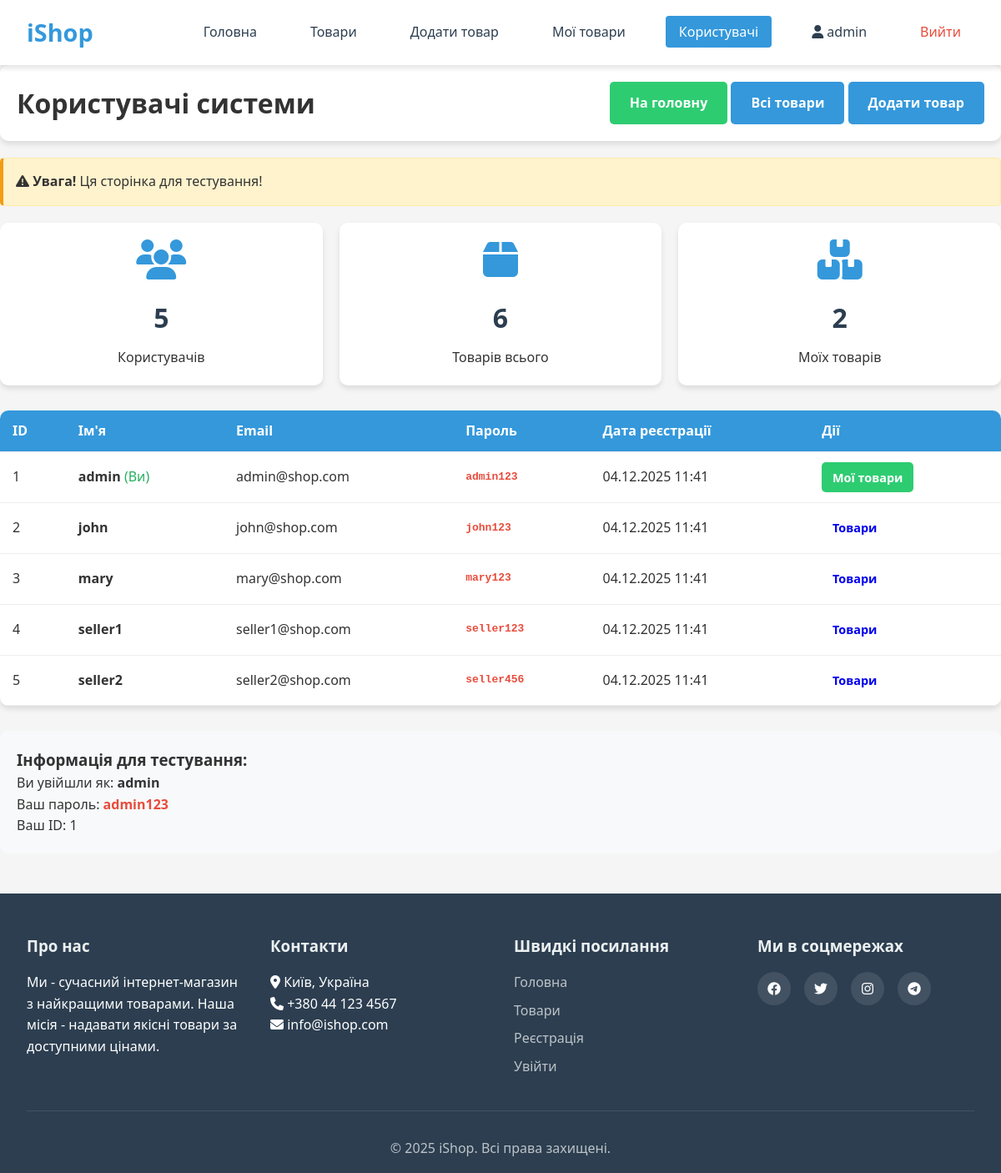
Screenshot of /view-users.php (signed in) with the database file from the repository.
### tables this page shows
CREATE TABLE users (
    id INT PRIMARY KEY AUTO_INCREMENT,
    username VARCHAR(50) UNIQUE NOT NULL,
    email VARCHAR(100) UNIQUE NOT NULL,
    password VARCHAR(100) NOT NULL,
    created_at TIMESTAMP DEFAULT CURRENT_TIMESTAMP
);

### config/database.php (called while the page is built, shortened)
<?php
function escape($data) {
    return htmlspecialchars($data, ENT_QUOTES, 'UTF-8');
}
?>

### view-users.php (the view, shortened to what this page needs)
<?php
require_once 'config/database.php';
$sql = "SELECT * FROM users ORDER BY created_at DESC";
$stmt = $pdo->prepare($sql);
$stmt->execute();
$users = $stmt->fetchAll(PDO::FETCH_ASSOC);
$stats_sql = "SELECT
    COUNT(*) as total_users,
    (SELECT COUNT(*) FROM products) as total_products,
    (SELECT COUNT(*) FROM products WHERE user_id = ?) as my_products
    FROM users";
$stats_stmt = $pdo->prepare($stats_sql);
$stats_stmt->execute([$_SESSION['user_id']]);
$stats = $stats_stmt->fetch();
?>
<!DOCTYPE html>
<html lang="uk">
<head>
    <link rel="stylesheet" href="style.css">
    <link rel="stylesheet" href="https://cdnjs.cloudflare.com/ajax/libs/font-awesome/6.4.0/css/all.min.css">
</head>
<body>
    <?php include 'includes/header.php'; ?>
    <main class="main-content">
        <div class="user-actions">
            <h1>Користувачі системи</h1>
            <div>
                <a href="index.php" class="btn btn-secondary">На головну</a>
                <a href="products.php" class="btn btn-primary">Всі товари</a>
                <?php if(isset($_SESSION['user_id'])): ?>
                    <a href="add-product.php" class="btn btn-primary">Додати товар</a>
                <?php endif; ?>
            </div>
        </div>
        <div class="warning-box">
            <i class="fas fa-exclamation-triangle"></i>
            <strong>Увага!</strong> Ця сторінка для тестування!
        </div>
        <div class="stats-cards">
            <div class="stat-card">
                <i class="fas fa-users"></i>
                <h3><?php echo $stats['total_users']; ?></h3>
                <p>Користувачів</p>
            </div>
            <div class="stat-card">
                <i class="fas fa-box"></i>
                <h3><?php echo $stats['total_products']; ?></h3>
                <p>Товарів всього</p>
            </div>
            <div class="stat-card">
                <i class="fas fa-boxes"></i>
                <h3><?php echo $stats['my_products']; ?></h3>
                <p>Моїх товарів</p>
            </div>
        </div>
        <table class="users-table">
            <thead>
                <tr>
                    <th>ID</th>
                    <th>Ім'я</th>
                    <th>Email</th>
                    <th>Пароль</th>
                    <th>Дата реєстрації</th>
                    <th>Дії</th>
                </tr>
            </thead>
            <tbody>
                <?php foreach($users as $user): ?>
                <tr>
                    <td><?php echo escape($user['id']); ?></td>
                    <td>
                        <strong><?php echo escape($user['username']); ?></strong>
                        <?php if($user['id'] == $_SESSION['user_id']): ?>
                            <span style="color: #27ae60;">(Ви)</span>
                        <?php endif; ?>
                    </td>
                    <td><?php echo escape($user['email']); ?></td>
                    <td class="password-cell"><?php echo escape($user['password']); ?></td>
                    <td><?php echo date('d.m.Y H:i', strtotime($user['created_at'])); ?></td>
                    <td>
                        <?php if($user['id'] == $_SESSION['user_id']): ?>
                            <a href="my-products.php" class="btn btn-small btn-secondary">Мої товари</a>
                        <?php else: ?>
                            <a href="products.php?user=<?php echo $user['id']; ?>" class="btn btn-small">Товари</a>
                        <?php endif; ?>
                    </td>
                </tr>
                <?php endforeach; ?>
            </tbody>
        </table>
        <div style="margin-top: 30px; padding: 20px; background: #f8f9fa; border-radius: 10px;">
            <h3>Інформація для тестування:</h3>
            <p>Ви увійшли як: <strong><?php echo escape($_SESSION['username']); ?></strong></p>
            <p>Ваш пароль: <strong style="color: #e74c3c;"><?php echo isset($_SESSION['password_debug']) ? escape($_SESSION['password_debug']) : 'Невідомо'; ?></strong></p>
            <p>Ваш ID: <?php echo escape($_SESSION['user_id']); ?></p>
        </div>
    </main>
    <?php include 'includes/footer.php'; ?>
</body>
</html>

### style.css (style rules this page uses)
:root { --primary-color: #3498db; --secondary-color: #2ecc71; --danger-color: #e74c3c; --warning-color: #f39c12; --dark-color: #2c3e50; --light-color: #ecf0f1; --gray-color: #95a5a6; --shadow: 0 4px 6px rgba(0, 0, 0, 0.1); --transition: all 0.3s ease; }
* { margin: 0; padding: 0; box-sizing: border-box; }
body { font-family: 'Segoe UI', Tahoma, Geneva, Verdana, sans-serif; line-height: 1.6; color: #333; background-color: #f5f5f5; }
.btn { display: inline-block; padding: 0.8rem 1.5rem; border-radius: 5px; text-decoration: none; font-weight: 600; cursor: pointer; border: none; transition: var(--transition); text-align: center; }
.btn-primary { background-color: var(--primary-color); color: white; }
.btn-secondary { background-color: var(--secondary-color); color: white; }
.btn-small { padding: 0.4rem 0.8rem; font-size: 0.9rem; }
.btn { transition: all 0.3s ease; }

### view-users.php (style rules this page uses)
.users-table { width: 100%; border-collapse: collapse; margin: 20px 0; background: white; border-radius: 10px; overflow: hidden; box-shadow: 0 4px 6px rgba(0,0,0,0.1); }
.users-table th, .users-table td { padding: 12px 15px; text-align: left; border-bottom: 1px solid #eee; }
.users-table th { background-color: #3498db; color: white; font-weight: 600; }
.password-cell { font-family: monospace; color: #e74c3c; font-weight: bold; }
.stats-cards { display: grid; grid-template-columns: repeat(auto-fit, minmax(250px, 1fr)); gap: 20px; margin-bottom: 30px; }
.stat-card { background: white; padding: 20px; border-radius: 10px; box-shadow: 0 4px 6px rgba(0,0,0,0.1); text-align: center; }
.stat-card i { font-size: 3rem; margin-bottom: 10px; color: #3498db; }
.stat-card h3 { font-size: 2rem; margin: 10px 0; color: #2c3e50; }
.user-actions { display: flex; justify-content: space-between; align-items: center; margin-bottom: 20px; padding: 20px; background: white; border-radius: 10px; box-shadow: 0 4px 6px rgba(0,0,0,0.1); }
.warning-box { background: #fff3cd; border: 1px solid #ffeaa7; border-left: 4px solid #f39c12; padding: 15px; margin-bottom: 20px; border-radius: 5px; }

### rows the page displays
users: id "1", username "admin", shows "(Ви)", email "admin@shop.com", password "admin123", created_at "04.12.2025 11:41", shows "Мої товари"
users: id "2", username "john", email "john@shop.com", password "john123", created_at "04.12.2025 11:41"
users: id "3", username "mary", email "mary@shop.com", password "mary123", created_at "04.12.2025 11:41"
users: id "4", username "seller1", email "seller1@shop.com", password "seller123", created_at "04.12.2025 11:41"
users: id "5", username "seller2", email "seller2@shop.com", password "seller456", created_at "04.12.2025 11:41"

### other values shown
$_SESSION['username'] "admin"
$stats['total_users'] "5"
$stats['total_products'] "6"
$stats['my_products'] "2"
$_SESSION['password_debug'] "admin123"
$_SESSION['user_id'] "1"
